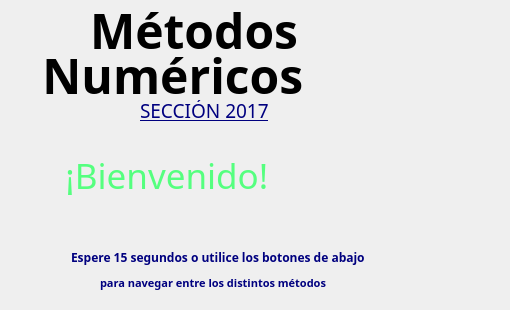
    <widget class="QWidget" name="page">
     <widget class="QLabel" name="label">
      <property name="geometry">
       <rect>
        <x>90</x>
        <y>-10</y>
        <width>331</width>
        <height>81</height>
       </rect>
      </property>
      <property name="font">
       <font>
        <family>Membra</family>
        <pointsize>36</pointsize>
        <weight>75</weight>
        <bold>true</bold>
       </font>
      </property>
      <property name="text">
       <string>Métodos</string>
      </property>
     </widget>
     <widget class="QLabel" name="label_14">
      <property name="geometry">
       <rect>
        <x>30</x>
        <y>50</y>
        <width>431</width>
        <height>51</height>
       </rect>
      </property>
      <property name="font">
       <font>
        <family>Membra</family>
        <pointsize>36</pointsize>
        <weight>75</weight>
        <bold>true</bold>
       </font>
      </property>
      <property name="text">
       <string> Numéricos</string>
      </property>
     </widget>
     <widget class="QLabel" name="label_15">
      <property name="geometry">
       <rect>
        <x>140</x>
        <y>100</y>
        <width>201</width>
        <height>21</height>
       </rect>
      </property>
      <property name="font">
       <font>
        <family>Membra</family>
        <pointsize>14</pointsize>
        <underline>true</underline>
       </font>
      </property>
      <property name="styleSheet">
       <string notr="true">color: rgb(0, 0, 127);</string>
      </property>
      <property name="text">
       <string>SECCIÓN 2017</string>
      </property>
     </widget>
     <widget class="QLabel" name="label_16">
      <property name="geometry">
       <rect>
        <x>20</x>
        <y>150</y>
        <width>461</width>
        <height>51</height>
       </rect>
      </property>
      <property name="font">
       <font>
        <family>Membra</family>
        <pointsize>26</pointsize>
        <weight>50</weight>
        <italic>false</italic>
        <bold>false</bold>
        <underline>false</underline>
        <strikeout>false</strikeout>
       </font>
      </property>
      <property name="styleSheet">
       <string notr="true">background-image: url(:/MM/BCKBN.png);
color: rgb(85, 255, 127);</string>
      </property>
      <property name="text">
       <string>     ¡Bienvenido!</string>
      </property>
     </widget>
     <widget class="QLabel" name="label_17">
      <property name="geometry">
       <rect>
        <x>100</x>
        <y>270</y>
        <width>301</width>
        <height>25</height>
       </rect>
      </property>
      <property name="font">
       <font>
        <family>Good night</family>
        <pointsize>8</pointsize>
        <weight>75</weight>
        <italic>false</italic>
        <bold>true</bold>
        <underline>false</underline>
       </font>
      </property>
      <property name="styleSheet">
       <string notr="true">color: rgb(0, 0, 127);
background-image: url(:/MM/BKGGrey.png);</string>
      </property>
      <property name="inputMethodHints">
       <set>Qt::ImhNone</set>
      </property>
      <property name="lineWidth">
       <number>1</number>
      </property>
      <property name="text">
       <string>para navegar entre los distintos métodos</string>
      </property>
      <property name="textFormat">
       <enum>Qt::AutoText</enum>
      </property>
     </widget>
     <widget class="QLabel" name="label_18">
      <property name="geometry">
       <rect>
        <x>0</x>
        <y>0</y>
        <width>501</width>
        <height>301</height>
       </rect>
      </property>
      <property name="text">
       <string/>
      </property>
      <property name="pixmap">
       <pixmap resource="imagenes.qrc">:/MM/00 Main BG2R.png</pixmap>
      </property>
      <property name="scaledContents">
       <bool>true</bool>
      </property>
     </widget>
     <widget class="QLabel" name="label_41">
      <property name="geometry">
       <rect>
        <x>71</x>
        <y>245</y>
        <width>351</width>
        <height>25</height>
       </rect>
      </property>
      <property name="font">
       <font>
        <family>Good night</family>
        <weight>75</weight>
        <bold>true</bold>
       </font>
      </property>
      <property name="styleSheet">
       <string notr="true">color: rgb(0, 0, 127);
background-image: url(:/MM/BKGGrey.png);</string>
      </property>
      <property name="text">
       <string>Espere 15 segundos o utilice los botones de abajo</string>
      </property>
     </widget>
     <zorder>label_18</zorder>
     <zorder>label</zorder>
     <zorder>label_14</zorder>
     <zorder>label_15</zorder>
     <zorder>label_16</zorder>
     <zorder>label_17</zorder>
     <zorder>label_41</zorder>
    </widget>
